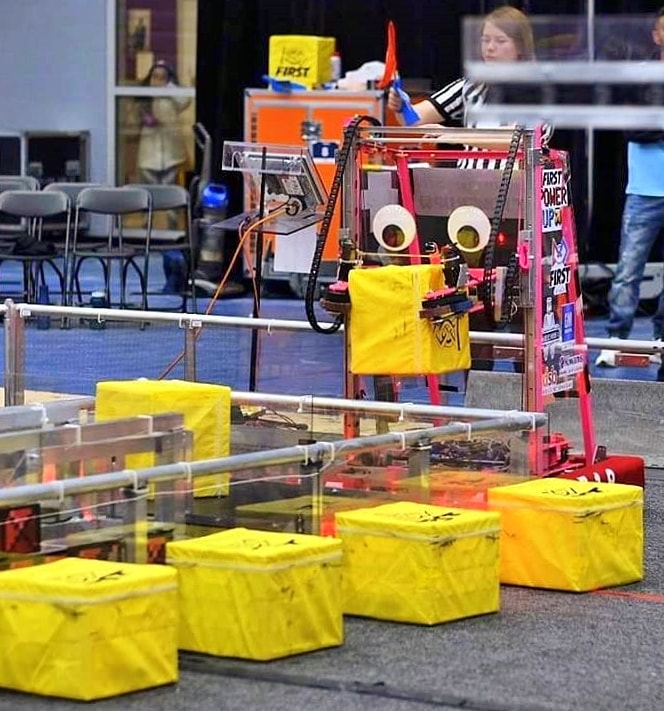
#> input picture images/five_cubes.jpeg, 664 x 711 px
$ python tricks.py
#> lines starting #> are read from the running program, lines starting #| are printed output that depends on the picture; after the words box and inside, x2 and y2 are one past the last pixel; in counts of white or black regions, pixels touching at a corner belong together; long printed decimals are rounded
# Import OpenCV module
import cv2
# Import numpy for array operations
import numpy as np

# This is a dummy function needed for creating trackbars
def nothing(x):
    pass

def non_max_suppression_fast(boxes, overlapThregh):
    # if there are no boxes, return an empty list
    if len(boxes) == 0:
        return []

    # if the bounding boxes integers, convert them to floats --
    # this is important since we'll be doing a bunch of divisions
    if boxes.dtype.kind == "i":
        boxes = boxes.astype("float")

    # initialize the list of picked indexes
    pick = []

    # grab the coordinates of the bounding boxes
    x1 = boxes[:,0]
    y1 = boxes[:,1]
    x2 = boxes[:,2]
    y2 = boxes[:,3]

    # compute the area of the bounding boxes and sort the bounding
    # boxes by the bottom-right y-coordinate of the bounding box
    area = (x2 - x1 + 1) * (y2 - y1 + 1)
    idxs = np.argsort(y2)

    # keep looping while some indexes still remain in the indexes
    # list
    while len(idxs) > 0:
        # grab the last index in the indexes list and add the
        # index value to the list of picked indexes
        last = len(idxs) - 1
        i = idxs[last]
        pick.append(i)

        # find the largest (x, y) coordinates for the start of
        # the bounding box and the smallest (x, y) coordinates
        # for the end of the bounding box
        xx1 = np.maximum(x1[i], x1[idxs[:last]])
        yy1 = np.maximum(y1[i], y1[idxs[:last]])
        xx2 = np.minimum(x2[i], x2[idxs[:last]])
        yy2 = np.minimum(y2[i], y2[idxs[:last]])

        # compute the width and height of the bounding box
        w = np.maximum(0, xx2 - xx1 + 1)
        h = np.maximum(0, yy2 - yy1 + 1)

        # compute the ratio of overlap
        overlap = (w * h) / area[idxs[:last]]

        # delete all indexes from the index list that have
        idxs = np.delete(idxs, np.concatenate(([last],
            np.where(overlap > overlapThregh)[0])))

    # return only the bounding boxes that were picked using the
    # integer data type
    return boxes[pick].astype("int")

# Create a window named 'Colorbars'
cv2.namedWindow('Colorbars')
# Assign strings for ease of coding
bh='Blue High'
bl='Blue Low'
gh='Green High'
gl='Green Low'
rh='Red High'
rl='Red Low'
wnd = 'Colorbars'
# Begin Creating trackbars for each BGR value
cv2.createTrackbar(bl, wnd, 0,   255, nothing)
cv2.createTrackbar(bh, wnd, 149,  255, nothing)
cv2.createTrackbar(gl, wnd, 156,  255, nothing)
cv2.createTrackbar(gh, wnd, 255, 255, nothing)
cv2.createTrackbar(rl, wnd, 214, 255, nothing)
cv2.createTrackbar(rh, wnd, 255, 255, nothing)

# Read a test image
# image = cv2.imread('yellow_robot_and_cube.jpeg')
image = cv2.imread('images/five_cubes.jpeg')
#> image is the input picture: shape (711, 664, 3); mean B, G, R 90.1, 117.5, 133.9
# Resize the image if it is too big, also helps to speed up the processing
resizedImage = cv2.resize(image, (600, 600))
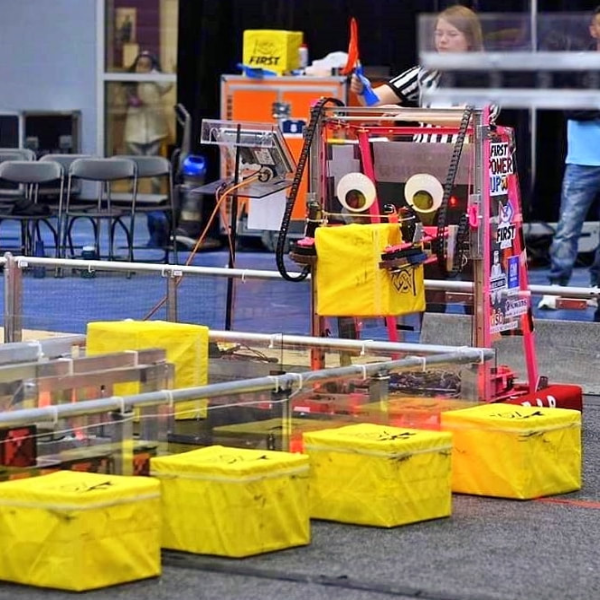
#> resizedImage: shape (600, 600, 3); mean B, G, R 89.9, 117.4, 133.8

while True:
    bLow  = cv2.getTrackbarPos(bl, wnd)
    bHigh = cv2.getTrackbarPos(bh, wnd)
    gLow  = cv2.getTrackbarPos(gl, wnd)
    gHigh = cv2.getTrackbarPos(gh, wnd)
    rLow  = cv2.getTrackbarPos(rl, wnd)
    rHigh = cv2.getTrackbarPos(rh, wnd)

    rgbLow=np.array([bLow,gLow,rLow])
    rgbHigh=np.array([bHigh,gHigh,rHigh])

    maskedImage = cv2.inRange(resizedImage, rgbLow, rgbHigh)
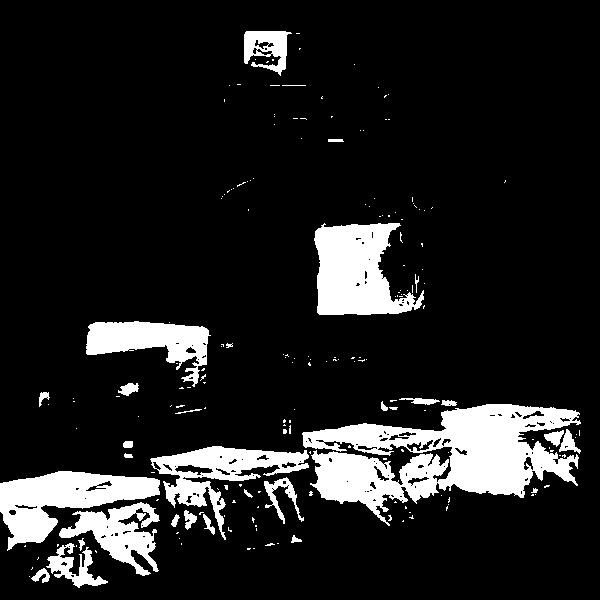
#> maskedImage: shape (600, 600); 12.8% white; 195 white regions (163 under 20 px), largest, box (x1, y1, x2, y2) and area: (302, 404, 581, 526) 16558, (314, 223, 424, 315) 6641, (0, 471, 160, 551) 5964
    cv2.imshow('Masked Image', maskedImage)

    kernel = np.ones((3,3),np.uint8)
    # the first morphological transformation is called opening, it will sweep out extra lone pixels around the image
    openedImage = cv2.morphologyEx(maskedImage, cv2.MORPH_OPEN, kernel)
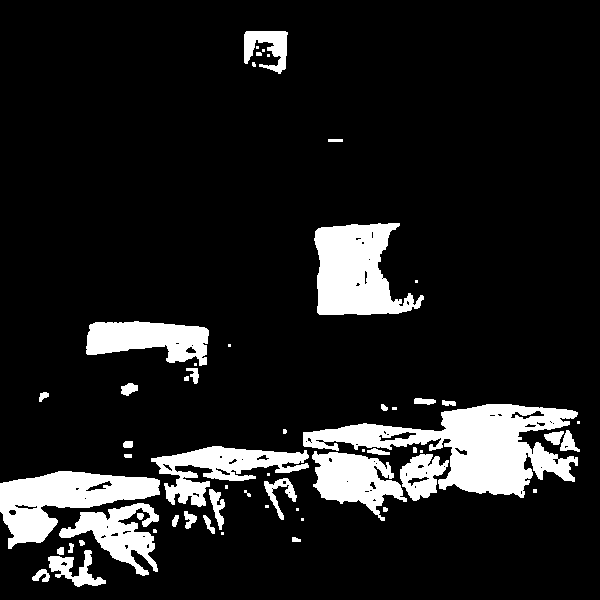
#> openedImage: shape (600, 600); 12.2% white; 58 white regions (20 under 20 px), largest, box (x1, y1, x2, y2) and area: (303, 404, 578, 498) 11063, (314, 223, 424, 315) 6571, (0, 471, 160, 549) 5943
    cv2.imshow("Open Image", openedImage)
    # Invert the black and white parts of the image for our next algorithm
    invertedImage = cv2.bitwise_not(openedImage)
    cv2.imshow("Inverted Image", invertedImage)
    # Let's implement some nice algorithm called blob detection to detect the cube
    # https://www.learnopencv.com/blob-detection-using-opencv-python-c/
    params = cv2.SimpleBlobDetector_Params()

    # Filter by Area.
    params.filterByArea = True
    params.minArea = 200

    # Filter by Circularity
    params.filterByCircularity = False
    params.minCircularity = 0.3
    params.maxCircularity = 1

    # Filter by Convexity
    params.filterByConvexity = False
    params.minConvexity = 0.87

    # Filter by Inertia
    params.filterByInertia = False
    params.minInertiaRatio = 0.5

    # Apply the detector
    detector = cv2.SimpleBlobDetector_create(params)
    # Extract keypoints
    keypoints = detector.detect(invertedImage)
#> keypoints = 8 keypoints; (x, y, size): (149, 339, 84.6), (355, 480, 73.2), (119, 534, 67.2), (422, 475, 44.2), (267, 47, 40.5), (219, 488, 21.4), (568, 443, 18.4), (554, 437, 16.1)
    # Apply to the Image
    outputImage = cv2.drawKeypoints(resizedImage, keypoints, np.array([]), (0,0,255), cv2.DRAW_MATCHES_FLAGS_DRAW_RICH_KEYPOINTS)
    cv2.imshow("Output Image", outputImage)

    # A variable to carry the number of keypoints in the loop
    keypointCounter = 0
    # Variables to hold x and y coordinates of the keypoints
    x1 = []
    y1 = []
    x2 = []
    y2 = []
    # Bounding box array initializtion
    bboxes = np.array([[0,0,0,0]])
    # Iterate and extract the positions and size of each keypoint detected
    for keypoint in keypoints:
        # Get x andy coordinates and sizes of the keypoints
        x = keypoint.pt[0]
        y = keypoint.pt[1]
        s = keypoint.size

        x1.append((int)(x-s))
        y1.append((int)(y-s))
        x2.append((int)(x+s))
        y2.append((int)(y+s))

        print("X: " + str(x) + " Y: " + str(y) + " Size: " + str(s))
        # Draw bounding box
        cv2.rectangle(outputImage,(x1[keypointCounter],y1[keypointCounter]),(x2[keypointCounter],y2[keypointCounter]), (0,255,0),2)
        # Get bounding boxes for non-maximum suppression
        bbox = np.array([[x1[keypointCounter],y1[keypointCounter],x2[keypointCounter],y2[keypointCounter]]])
        bboxes = np.concatenate((bboxes, bbox))
        keypointCounter = keypointCounter + 1
#> this loop made 8 passes
#> (keypoint, x, y, s, bbox) on passes 3 to 7: (keypoint at (421.5, 475.2), size 44.2, 421.5, 475.2, 44.18, [[377, 430, 465, 519]]), (keypoint at (355, 479.6), size 73.2, 355, 479.6, 73.22, [[281, 406, 428, 552]]), (keypoint at (553.9, 436.9), size 16.1, 553.9, 436.9, 16.14, [[537, 420, 570, 453]]), (keypoint at (568.2, 442.6), size 18.4, 568.2, 442.6, 18.44, [[549, 424, 586, 461]]), (keypoint at (148.9, 339), size 84.6, 148.9, 339, 84.57, [[64, 254, 233, 423]])
#> (printed output is left out)
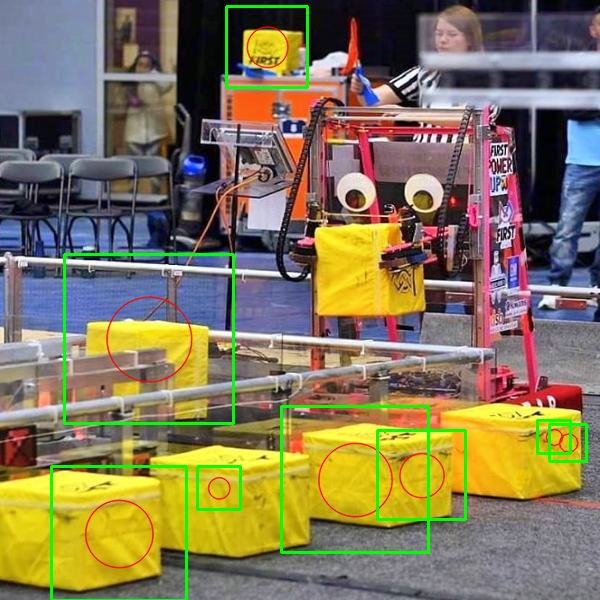
#> outputImage: shape (600, 600, 3); mean B, G, R 88.1, 119.6, 130.4
#> after the loop, bboxes = [[0, 0, 0, 0], [51, 466, 186, 600], [197, 466, 240, 509], [377, 430, 465, 519], [281, 406, 428, 552], [537, 420, 570, 453], [549, 424, 586, 461], [64, 254, 233, 423], [226, 6, 307, 87]]; keypointCounter = 8; x1 = [51, 197, 377, 281, 537, 549, 64, 226]; x2 = [186, 240, 465, 428, 570, 586, 233, 307]; y1 = [466, 466, 430, 406, 420, 424, 254, 6]; y2 = [600, 509, 519, 552, 453, 461, 423, 87]

    # Delete the first elemnt of bboxes, the one that we've used for initialization
    bboxes = np.delete(bboxes,0,0)
#> bboxes = [[51, 466, 186, 600], [197, 466, 240, 509], [377, 430, 465, 519], [281, 406, 428, 552], [537, 420, 570, 453], [549, 424, 586, 461], [64, 254, 233, 423], [226, 6, 307, 87]]
    # ghow Bboxed Image
    cv2.imshow("Bboxed Image", outputImage)
    print("Number of blobs: " + str(keypointCounter))
#| Number of blobs: 8

    # Apply non-maximum suppression, reference: https://www.pyimagesearch.com/2015/02/16/faster-non-maximum-suppression-python/
    pick = non_max_suppression_fast(bboxes, 0.01)
#> in non_max_suppression_fast, `boxes = boxes.astype("float")`: boxes has the same summary as bboxes outside non_max_suppression_fast
#> in non_max_suppression_fast, `x1 = boxes[:,0]`: x1 = [51, 197, 377, 281, 537, 549, 64, 226]
#> in non_max_suppression_fast, `y1 = boxes[:,1]`: y1 = [466, 466, 430, 406, 420, 424, 254, 6]
#> in non_max_suppression_fast, `x2 = boxes[:,2]`: x2 = [186, 240, 465, 428, 570, 586, 233, 307]
#> in non_max_suppression_fast, `y2 = boxes[:,3]`: y2 = [600, 509, 519, 552, 453, 461, 423, 87]
#> in non_max_suppression_fast, `area = (x2 - x1 + 1) * (y2 - y1 + 1)`: area = [18360, 1936, 8010, 21756, 1156, 1444, 28900, 6724]
#> in non_max_suppression_fast, `idxs = np.argsort(y2)`: idxs = [7, 6, 4, 5, 1, 2, 3, 0]
#> the loop in non_max_suppression_fast, `while len(idxs) > 0:` made 6 passes
#> (last, i, xx1, yy1, xx2, yy2, w, h) on passes 2, 4: (6, 3, [281, 281, 537, 549, 281, 377], [406, 406, 420, 424, 466, 430], [307, 233, 428, 428, 240, 428], [87, 423, 453, 461, 509, 519], [27, 0, 0, 0, 0, 52], [0, 18, 34, 38, 44, 90]), (3, 5, [549, 549, 549], [424, 424, 424], [307, 233, 570], [87, 423, 453], [0, 0, 22], [0, 0, 30])
#> after the loop in non_max_suppression_fast, `while len(idxs) > 0:`: idxs = empty array; pick = [0, 3, 1, 5, 6, 7]
#> pick = [[51, 466, 186, 600], [281, 406, 428, 552], [197, 466, 240, 509], [549, 424, 586, 461], [64, 254, 233, 423], [226, 6, 307, 87]]
    print("After applying non-maximum suppression we have" + str(len(pick)) + "bounding boxes")
#| After applying non-maximum suppression we have6bounding boxes
    nmsImage = resizedImage.copy() # Make a copy of the original resized image to ghow

    cameraHorizAngle = 60 # Let's say the camera has a 120 degrees field of view
    pixelToAngle = 600/cameraHorizAngle # size x over FOV gives us how many pixels corresponds to 1 degree angle
    angles = []

    for (startX, startY, endX, endY) in pick:
        if startY>400: # cut the upper side of the image because we already know that cubes are around floor level
            cv2.rectangle(nmsImage, (startX, startY), (endX, endY), (255, 0, 0), 4)
            print("X: " + str(startX) + " Y: " + str(startY) + " Size: " + str(endX-startX) + " x " + str(endY-startY))
            relativeAngle = (startX+endX)/(2*pixelToAngle)
            angle = relativeAngle-(cameraHorizAngle/2)
            angles.append(angle)
#> this loop made 6 passes
#> (startX, startY, endX, endY, relativeAngle, angle) on passes 1 to 4: (51, 466, 186, 600, 11.85, -18.15), (281, 406, 428, 552, 35.45, 5.45), (197, 466, 240, 509, 21.85, -8.15), (549, 424, 586, 461, 56.75, 26.75)
#> (printed output is left out)
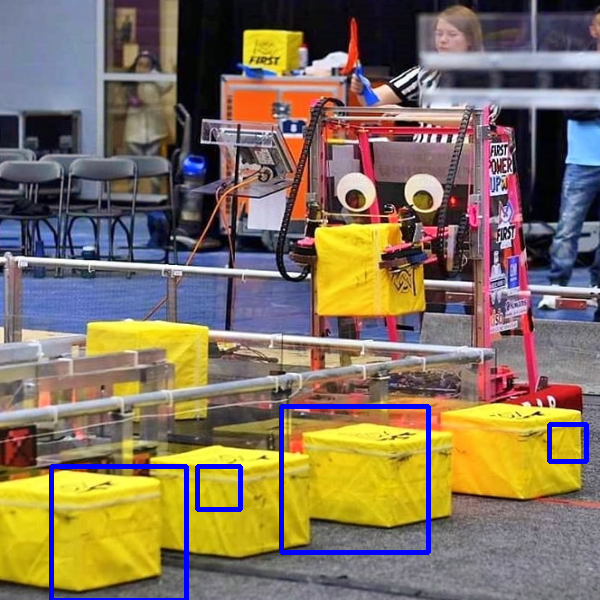
#> nmsImage: shape (600, 600, 3); 1.88% of pixels changed, all inside (x1, y1, x2, y2) = (49, 404, 589, 600)
#> after the loop, angles = [-18.15, 5.45, -8.15, 26.75]

    print(angles)
#| [-18.15, 5.450, -8.150, 26.75]
    cv2.imshow("NMS Image", nmsImage)

    keyPressed = cv2.waitKey(1)  # Look for keys to be pressed
#> (key Esc is pressed here)
    if keyPressed == 27: # if the key is ESC, check the ASCII table, 27 = ESC
        break # Exit the loop

cv2.destroyAllWindows() # Destroy the windows and close the program
